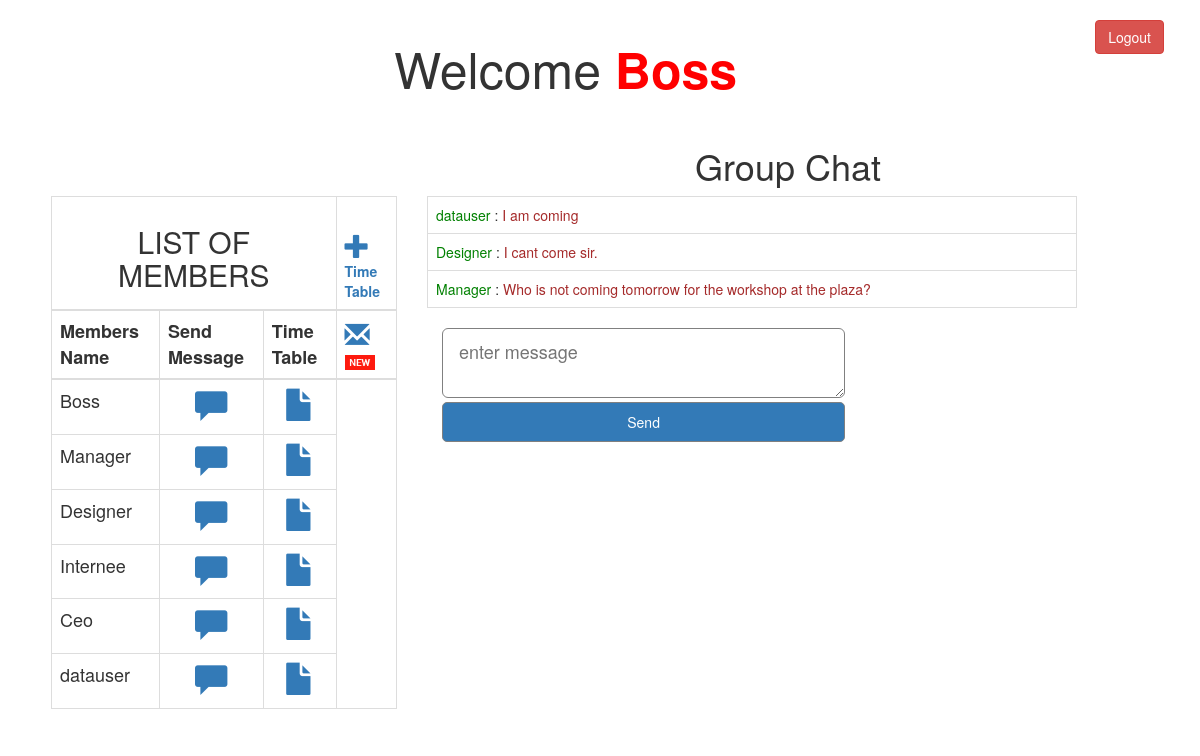
The app's page /welcome.php (signed in) with its own data.
### tables this page shows
CREATE TABLE `user_login` (
  `user_id` bigint(8) NOT NULL,
  `user_name` varchar(250) NOT NULL,
  `user_password` varchar(250) NOT NULL
);

CREATE TABLE `chat` (
  `id` bigint(8) NOT NULL,
  `name` varchar(250) NOT NULL,
  `msg` varchar(250) NOT NULL,
  `date` timestamp NOT NULL DEFAULT CURRENT_TIMESTAMP
);

### welcome.php (the view, shortened to what this page needs)
<?php
include("connection.php");
$user_id=$_SESSION['user_id'];
$query=mysqli_query($connection,"select user_name from user_login where user_id='$user_id'")or die ("query 1 incorrect.......");
list($username)=mysqli_fetch_array($query);
?>
<!DOCTYPE html>
<html>
  <head>
      <link rel="stylesheet" href="css/styles.css">
      <link rel="stylesheet" href="css/style.css">
      <link rel="stylesheet" href="style.css">
      <link rel="stylesheet" href="boostrap/css/bootstrap.css">
    </head>
<body onload="ajax();"><br>
<div class="container" style="background-color: #fff; padding: 0px; width: 94%;">
<a href="logout.php" class="btn btn-danger pull-right">Logout</a>
<h1 align="center" style="font-size:50px">Welcome <strong style="color:red;"><?php echo"$username" ;?></strong></h1><br>
<div class="col-lg-4" style="margin-top:70px">
<table class="table table-bordered table-hover">
<thead>
<tr><th colspan="3" style="text-align: center;">
<h2>LIST OF MEMBERS</h2></th>
<th align="center"><a href="add_time_table.php"><span class="glyphicon glyphicon-plus" style="font-size:1.8em"></span><br>
Time Table</a></th>
</tr>
<tr>
<th style="font-size:18px">Members Name</th>
<th style="font-size:18px">Send Message</th>
<th style="font-size:18px">Time Table</th>
<th align="center">
<a href="show_message.php"><span class="glyphicon glyphicon-envelope" style="font-size:1.8em"></span><img src="images/new.png" style="width:30px"></a></th>
</tr>
</thead>
         <tbody style="font-size:18px">
         <?php
$list=mysqli_query($connection,"select user_id,user_name from user_login") or die ("Query 3 is inncorrect........");
while(list($id,$name)= mysqli_fetch_array($list))
{
	echo"<tr><td>$name</td>
	<td align='center'><a href='message.php?id=$id'><span class='glyphicon glyphicon-comment' style='font-size:1.8em'></span></a></td>
	<td align='center'><a href='time_table.php?id=$id'><span class='glyphicon glyphicon-file' style='font-size:1.8em'></span></a></td>
	</tr>";
}
?>
         </tbody>
         </table>
</div>
  <div class="col-lg-8" style="margin-bottom:50px">
 <h1 align="center">Group Chat</h1>
		<div id="chat_box">
        <table class="table table-bordered table-hover">
        <?php
$result=mysqli_query($connection,"select name,msg from chat ORDER BY date DESC Limit 0,11 ") or die ("Query 4 is inncorrect........");
while(list($name,$msg)= mysqli_fetch_array($result))
{
	echo "
	<tr>
	<td><span style='color:green;'>$name</span> :
	<span style='color:brown;'>$msg</span></td>
					</tr>
";
		}
		?></table>
		<div class="col-lg-8">
		<form method="post" action="welcome.php">
		<textarea class="input-lg" name="msg" placeholder="enter message" required></textarea>
<input class="btn btn-primary" type="submit" name="btn_save" id="btn_save" value="Send">
		</form>
        </div>
</div></div>
</body>
</html>

### raw data/css/styles.css (style rules this page uses)
body { background: #ffffff; color: #606468; font: 87.5%/1.5em 'Open Sans', sans-serif; margin: 0; }
input { border: none; font-family: 'Open Sans', Arial, sans-serif; font-size: 16px; line-height: 1.5em; padding: 0; -webkit-appearance: none; }

### style.css (style rules this page uses)
* { padding:0; margin:0; border:0; }
body { background:silver; }
#chat_box { width:90%; height:400px; }
input[type='submit'] { width:100%; height:40px; border:1px solid gray; border-radius:5px; }
textarea { width:100%; height:40px; border:1px solid gray; border-radius:5px; }

### records on screen
user_login: user_name "Boss"
user_login: user_name "Manager"
user_login: user_name "Designer"
user_login: user_name "Internee"
user_login: user_name "Ceo"
user_login: user_name "datauser"
chat: name "datauser", msg "I am coming"
chat: name "Designer", msg "I cant come sir."
chat: name "Manager", msg "Who is not coming tomorrow for the workshop at the plaza?"
